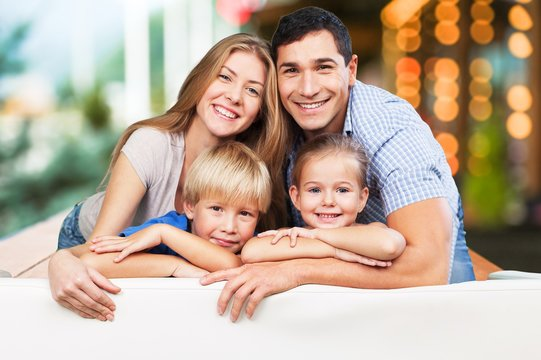
#> input picture ViolaJonesFiles/family.jpg, 541 x 360 px
$ python ViolaJones.py
#> lines starting #> are read from the running program, lines starting #| are printed output that depends on the picture; after the words box and inside, x2 and y2 are one past the last pixel; in counts of white or black regions, pixels touching at a corner belong together
import cv2 as cv

# Read image from your local file system
original_image = cv.imread('ViolaJonesFiles/family.jpg')
#> original_image is the input picture: shape (360, 541, 3); mean B, G, R 154.9, 172.2, 190.5

# Convert color image to grayscale for Viola-Jones
grayscale_image = cv.cvtColor(original_image, cv.COLOR_BGR2GRAY)
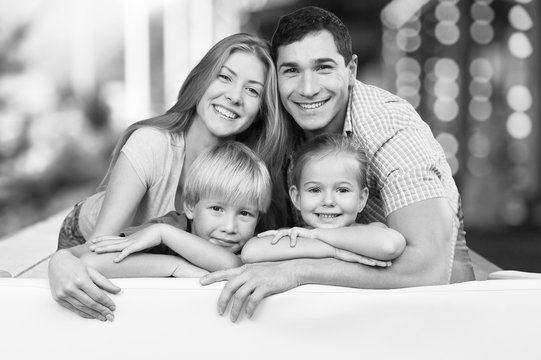
#> grayscale_image: shape (360, 541); min 2, max 255, mean 175.7

# Load the classifier and create a cascade object for face detection
face_cascade = cv.CascadeClassifier('ViolaJonesFiles/haarcascade_frontalface_alt.xml')

detected_faces = face_cascade.detectMultiScale(grayscale_image)
#> detected_faces = [[293, 161, 71, 71], [265, 36, 87, 87], [193, 183, 72, 72], [199, 52, 76, 76]]

for (column, row, width, height) in detected_faces:
    cv.rectangle(
        original_image,
        (column, row),
        (column + width, row + height),
        (0, 255, 0),
        2
    )
#> this loop made 4 passes
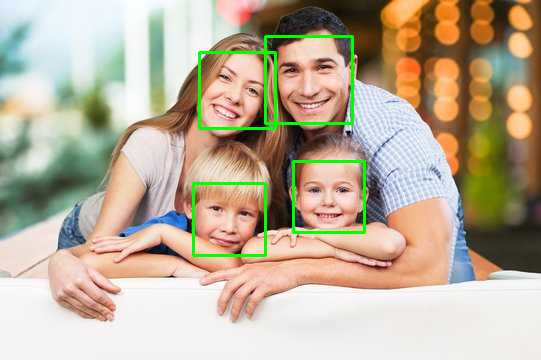
#> original_image: shape (360, 541, 3); 1.87% of pixels changed, all inside (x1, y1, x2, y2) = (192, 35, 366, 257)

cv.imshow('Image', original_image)
cv.waitKey(0)
cv.destroyAllWindows()

$ run again, with ViolaJonesFiles/abba.png saved as ViolaJonesFiles/family.jpg
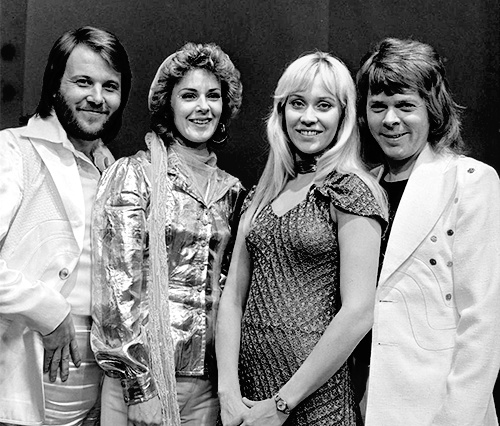
#> input picture ViolaJonesFiles/abba.png, 500 x 426 px
#> original_image is the input picture: shape (426, 500, 3); min 0, max 255, mean 130.8
#> detected_faces = [[170, 71, 62, 62], [58, 55, 73, 73], [272, 74, 78, 78], [356, 80, 72, 72]]
#> the loop `for (column, row, width, height) in detected_faces:` made 4 passes
#> after the loop `for (column, row, width, height) in detected_faces:`:
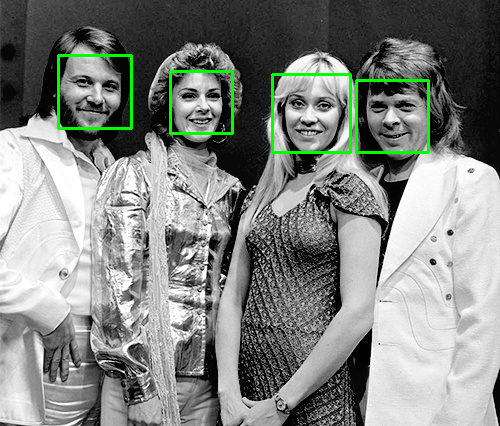
#> original_image: shape (426, 500, 3); 1.6% of pixels changed, all inside (x1, y1, x2, y2) = (57, 54, 430, 154)
